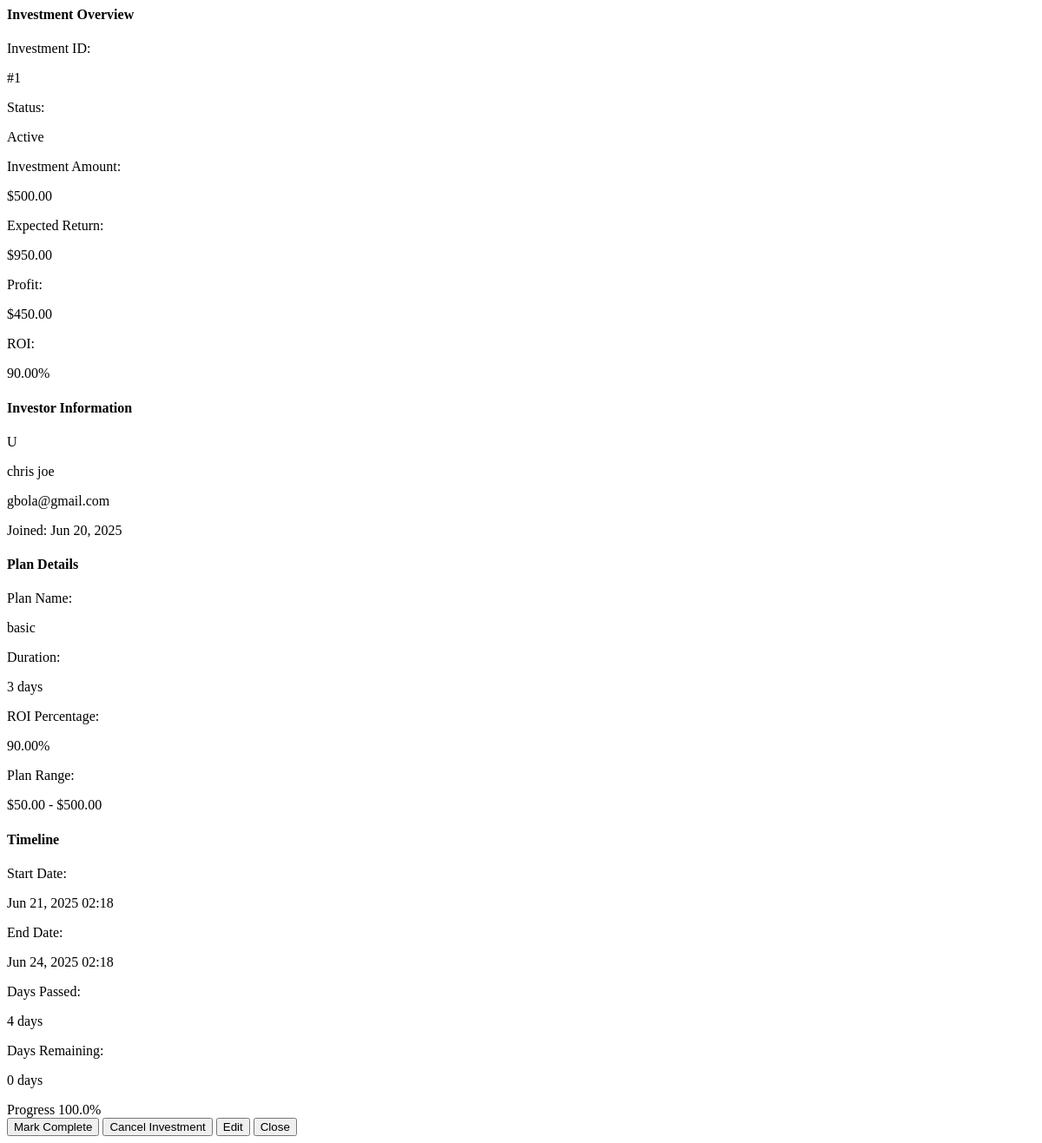
/admin-panel/investments/1/detail/ (signed in), run on an earlier commit of the app's database.
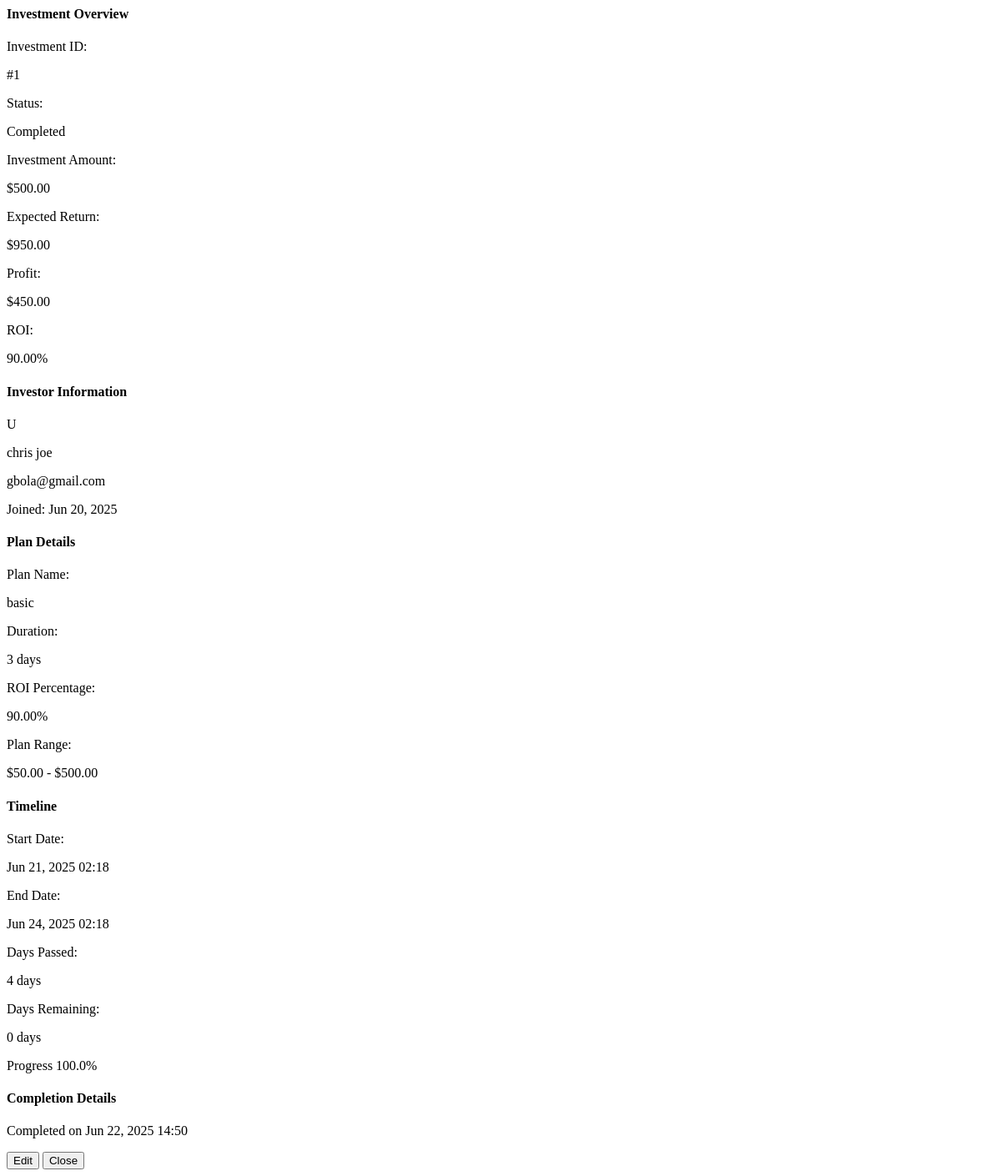
And on a later commit of the database.
### transactions/models.py (models this page shows, shortened)
class Investment(models.Model):
    STATUS_CHOICES = [
        ('active', 'Active'),
        ('completed', 'Completed'),
        ('cancelled', 'Cancelled'),
    ]
    user = models.ForeignKey(User, on_delete=models.CASCADE, related_name='investments')
    plan = models.ForeignKey(InvestmentPlan, on_delete=models.CASCADE)
    amount = models.DecimalField(max_digits=15, decimal_places=2)
    expected_return = models.DecimalField(max_digits=15, decimal_places=2)
    status = models.CharField(max_length=10, choices=STATUS_CHOICES, default='active')
    start_date = models.DateTimeField(auto_now_add=True)
    end_date = models.DateTimeField()
    completed_at = models.DateTimeField(null=True, blank=True)

class InvestmentPlan(models.Model):
    name = models.CharField(max_length=100)
    description = models.TextField()
    minimum_amount = models.DecimalField(max_digits=15, decimal_places=2)
    maximum_amount = models.DecimalField(max_digits=15, decimal_places=2)
    roi_percentage = models.DecimalField(max_digits=5, decimal_places=2)  # e.g., 15.50 for 15.5%
    duration_days = models.IntegerField()  # Investment duration in days
    is_active = models.BooleanField(default=True)
    created_at = models.DateTimeField(auto_now_add=True)

### accounts/models.py (models this page shows, shortened)
class CustomUser(AbstractUser):
    email = models.EmailField(unique=True)
    full_name = models.CharField(max_length=100)
    is_verified = models.BooleanField(default=False)
    is_approved = models.BooleanField(default=False)
    registration_step = models.IntegerField(default=1)  # 1 or 2
    created_at = models.DateTimeField(auto_now_add=True)
    updated_at = models.DateTimeField(auto_now=True)
    USERNAME_FIELD = 'username'
    REQUIRED_FIELDS = ['email', 'full_name']

### admin_panel/views.py (the view)
# urls.py: path('investments/<int:investment_id>/detail/', views.investment_detail, name='investment_detail'),
@login_required
@user_passes_test(is_admin)
def investment_detail(request, investment_id):
    try:
        investment = get_object_or_404(Investment, id=investment_id)
        now = timezone.now()
        total_days = investment.plan.duration_days
        days_passed = 0
        if investment.start_date:
            start_date = getattr(investment.start_date, 'date', investment.start_date)()
            days_passed = (now.date() - start_date).days
        days_remaining = max(0, total_days - days_passed)
        progress_percentage = min(100, (days_passed / total_days) * 100) if total_days > 0 else 0
        investment.days_passed = max(0, days_passed)
        investment.days_remaining = days_remaining
        investment.progress_percentage = progress_percentage
        investment.profit = investment.expected_return - investment.amount
        return render(request, 'admin_panel/investment_detail.html', {
            'investment': investment
        })
    except Exception as e:
        logger.error(f'Error fetching investment details {investment_id}: {str(e)}')
        return HttpResponse('Error loading investment details.', status=500)

### admin_panel/context_processors.py (called while the page is built)
def investment_stats(request):
    if request.user.is_authenticated and request.user.is_staff:
        return {
            'investment_stats': calculate_investment_stats()
        }
    return {}

### admin_panel/views.py (called while the page is built)
def is_admin(user):
    return user.is_authenticated and user.is_staff

### core/context_processors.py (called while the page is built)
def site_settings(request):
    try:
        settings = SiteSettings.objects.first()
    except SiteSettings.DoesNotExist:
        settings = None
    return {'site_settings': settings}

def currency_rates(request):
    rates = {}
    try:
        currency_rates = CurrencyRate.objects.all()
        for rate in currency_rates:
            rates[rate.currency_code] = rate.rate_usd
    except:
        pass
    return {'currency_rates': rates}

### templates/admin_panel/investment_detail.html (shortened to what the changed rows need)
<div class="space-y-6">
    <div class="bg-gray-50 rounded-lg p-4">
        <div class="grid grid-cols-2 gap-4">
            <div>
                <span class="text-sm text-gray-600">Investment ID:</span>
                <p class="font-semibold">#{{ investment.id }}</p>
            </div>
            <div>
                <p>
                    {% if investment.status == 'active' %}
                        <span class="inline-flex px-2 py-1 text-xs font-semibold rounded-full bg-green-100 text-green-800">Active</span>
                    {% elif investment.status == 'completed' %}
                        <span class="inline-flex px-2 py-1 text-xs font-semibold rounded-full bg-blue-100 text-blue-800">Completed</span>
                    {% elif investment.status == 'cancelled' %}
                        <span class="inline-flex px-2 py-1 text-xs font-semibold rounded-full bg-red-100 text-red-800">Cancelled</span>
                    {% endif %}
                </p>
            </div>
            <div>
                <span class="text-sm text-gray-600">Investment Amount:</span>
                <p class="font-semibold text-green-600">${{ investment.amount|floatformat:2 }}</p>
            </div>
            <div>
                <span class="text-sm text-gray-600">Expected Return:</span>
                <p class="font-semibold text-blue-600">${{ investment.expected_return|floatformat:2 }}</p>
            </div>
            <div>
                <span class="text-sm text-gray-600">Profit:</span>
                <p class="font-semibold text-purple-600">${{ investment.profit|floatformat:2 }}</p>
            </div>
            <div>
                <span class="text-sm text-gray-600">ROI:</span>
                <p class="font-semibold">{{ investment.plan.roi_percentage }}%</p>
            </div>
        </div>
    </div>
    <div class="bg-gray-50 rounded-lg p-4">
        <div class="flex items-center space-x-4">
            <div class="w-12 h-12 bg-blue-500 rounded-full flex items-center justify-center text-white font-medium">
                {{ investment.user.username|first|upper }}
            </div>
            <div>
                <p class="font-semibold">{{ investment.user.full_name|default:investment.user.username }}</p>
                <p class="text-sm text-gray-600">{{ investment.user.email }}</p>
                <p class="text-sm text-gray-600">Joined: {{ investment.user.date_joined|date:"M d, Y" }}</p>
            </div>
        </div>
    </div>
    <div class="bg-gray-50 rounded-lg p-4">
        <div class="grid grid-cols-2 gap-4">
            <div>
                <span class="text-sm text-gray-600">Plan Name:</span>
                <p class="font-semibold">{{ investment.plan.name }}</p>
            </div>
            <div>
                <span class="text-sm text-gray-600">Duration:</span>
                <p class="font-semibold">{{ investment.plan.duration_days }} days</p>
            </div>
            <div>
                <span class="text-sm text-gray-600">ROI Percentage:</span>
                <p class="font-semibold">{{ investment.plan.roi_percentage }}%</p>
            </div>
            <div>
                <span class="text-sm text-gray-600">Plan Range:</span>
                <p class="font-semibold">${{ investment.plan.minimum_amount }} - ${{ investment.plan.maximum_amount }}</p>
            </div>
        </div>
    </div>
    <div class="bg-gray-50 rounded-lg p-4">
        <div class="grid grid-cols-2 gap-4">
            <div>
                <span class="text-sm text-gray-600">Start Date:</span>
                <p class="font-semibold">{{ investment.start_date|date:"M d, Y H:i" }}</p>
            </div>
            <div>
                <span class="text-sm text-gray-600">End Date:</span>
                <p class="font-semibold">{{ investment.end_date|date:"M d, Y H:i" }}</p>
            </div>
            <div>
                <span class="text-sm text-gray-600">Days Passed:</span>
                <p class="font-semibold">{{ investment.days_passed }} days</p>
            </div>
            <div>
                <span class="text-sm text-gray-600">Days Remaining:</span>
                <p class="font-semibold">{{ investment.days_remaining }} days</p>
            </div>
        </div>
        <div class="mt-4">
            <div class="flex justify-between text-sm text-gray-600 mb-1">
                <span>Progress</span>
                <span>{{ investment.progress_percentage|floatformat:1 }}%</span>
            </div>
        </div>
    </div>
    {% if investment.completed_at %}
    <div class="bg-green-50 rounded-lg p-4">
        <h4 class="text-lg font-semibold text-green-900 mb-2">Completion Details</h4>
        <p class="text-sm text-green-700">
            Completed on {{ investment.completed_at|date:"M d, Y H:i" }}
        </p>
    </div>
    {% endif %}
    <div class="flex justify-end space-x-3 pt-4 border-t border-gray-200">
        {% if investment.status == 'active' %}
            <button onclick="completeInvestment({{ investment.id }}); closeModal('investmentDetailModal');"
                    class="px-4 py-2 bg-green-500 text-white rounded-lg hover:bg-green-600 transition-colors">
                Mark Complete
            </button>
            <button onclick="cancelInvestment({{ investment.id }}); closeModal('investmentDetailModal');"
                    class="px-4 py-2 bg-red-500 text-white rounded-lg hover:bg-red-600 transition-colors">
                Cancel Investment
            </button>
        {% endif %}
        <button onclick="editInvestment({{ investment.id }}); closeModal('investmentDetailModal');"
                class="px-4 py-2 bg-blue-500 text-white rounded-lg hover:bg-blue-600 transition-colors">
            Edit
        </button>
        <button onclick="closeModal('investmentDetailModal')"
                class="px-4 py-2 bg-gray-500 text-white rounded-lg hover:bg-gray-600 transition-colors">
            Close
        </button>
    </div>
</div>

What changed in the data, as far as the page shows it:
changed Investment "chris joe": status "active" → "completed" (drawn); completed_at (not shown) → "Jun 22, 2025 14:50"
Also different on the page:
text no longer shown: "Active Mark Complete Cancel Investment"
text now shown: "Completed Completion Details Completed on"
